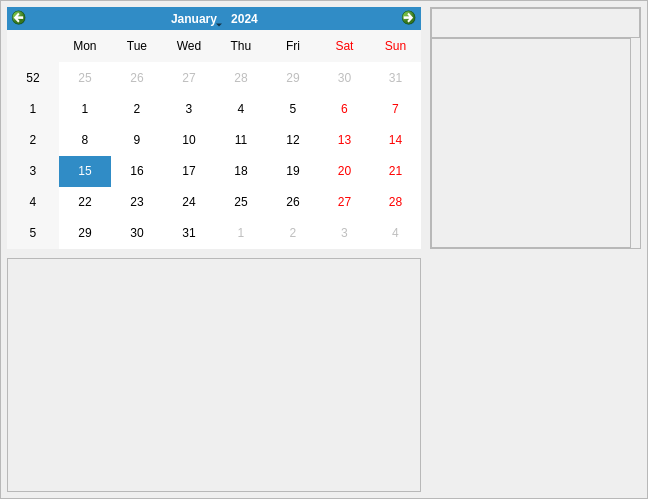
                  <widget class="QWidget" name="Inicio">
                   <layout class="QVBoxLayout" name="verticalLayout_7">
                    <property name="spacing">
                     <number>0</number>
                    </property>
                    <property name="leftMargin">
                     <number>0</number>
                    </property>
                    <property name="topMargin">
                     <number>0</number>
                    </property>
                    <property name="rightMargin">
                     <number>0</number>
                    </property>
                    <property name="bottomMargin">
                     <number>0</number>
                    </property>
                    <item>
                     <widget class="QFrame" name="frame_3">
                      <property name="frameShape">
                       <enum>QFrame::Shape::StyledPanel</enum>
                      </property>
                      <property name="frameShadow">
                       <enum>QFrame::Shadow::Raised</enum>
                      </property>
                      <layout class="QGridLayout" name="gridLayout">
                       <property name="leftMargin">
                        <number>6</number>
                       </property>
                       <property name="topMargin">
                        <number>6</number>
                       </property>
                       <property name="rightMargin">
                        <number>6</number>
                       </property>
                       <property name="bottomMargin">
                        <number>6</number>
                       </property>
                       <property name="spacing">
                        <number>9</number>
                       </property>
                       <item row="0" column="2">
                        <widget class="QFrame" name="frame_10">
                         <property name="styleSheet">
                          <string notr="true"/>
                         </property>
                         <property name="frameShape">
                          <enum>QFrame::Shape::StyledPanel</enum>
                         </property>
                         <property name="frameShadow">
                          <enum>QFrame::Shadow::Raised</enum>
                         </property>
                         <layout class="QGridLayout" name="gridLayout_2">
                          <property name="leftMargin">
                           <number>0</number>
                          </property>
                          <property name="topMargin">
                           <number>0</number>
                          </property>
                          <property name="rightMargin">
                           <number>0</number>
                          </property>
                          <property name="bottomMargin">
                           <number>0</number>
                          </property>
                          <property name="spacing">
                           <number>0</number>
                          </property>
                          <item row="0" column="0" colspan="2" alignment="Qt::AlignmentFlag::Qt::AlignmentFlag::AlignTop">
                           <widget class="QFrame" name="frame_15">
                            <property name="minimumSize">
                             <size>
                              <width>0</width>
                              <height>30</height>
                             </size>
                            </property>
                            <property name="maximumSize">
                             <size>
                              <width>16777215</width>
                              <height>20</height>
                             </size>
                            </property>
                            <property name="frameShape">
                             <enum>QFrame::Shape::StyledPanel</enum>
                            </property>
                            <property name="frameShadow">
                             <enum>QFrame::Shadow::Raised</enum>
                            </property>
                           </widget>
                          </item>
                          <item row="3" column="0" colspan="2">
                           <widget class="QFrame" name="frame_14">
                            <property name="minimumSize">
                             <size>
                              <width>200</width>
                              <height>210</height>
                             </size>
                            </property>
                            <property name="maximumSize">
                             <size>
                              <width>200</width>
                              <height>210</height>
                             </size>
                            </property>
                            <property name="frameShape">
                             <enum>QFrame::Shape::StyledPanel</enum>
                            </property>
                            <property name="frameShadow">
                             <enum>QFrame::Shadow::Raised</enum>
                            </property>
                            <widget class="QLabel" name="label_8">
                             <property name="geometry">
                              <rect>
                               <x>0</x>
                               <y>-1</y>
                               <width>200</width>
                               <height>211</height>
                              </rect>
                             </property>
                             <property name="sizeIncrement">
                              <size>
                               <width>20</width>
                               <height>20</height>
                              </size>
                             </property>
                             <property name="text">
                              <string/>
                             </property>
                             <property name="pixmap">
                              <pixmap resource="test.qrc">:/prefijoNuevo/Captura estadisticas estado de las tareas.jpeg</pixmap>
                             </property>
                             <property name="scaledContents">
                              <bool>true</bool>
                             </property>
                             <property name="alignment">
                              <set>Qt::AlignmentFlag::AlignCenter</set>
                             </property>
                             <property name="wordWrap">
                              <bool>true</bool>
                             </property>
                            </widget>
                           </widget>
                          </item>
                         </layout>
                        </widget>
                       </item>
                       <item row="0" column="0" colspan="2">
                        <widget class="QFrame" name="frame_8">
                         <property name="styleSheet">
                          <string notr="true"/>
                         </property>
                         <property name="frameShape">
                          <enum>QFrame::Shape::NoFrame</enum>
                         </property>
                         <property name="frameShadow">
                          <enum>QFrame::Shadow::Raised</enum>
                         </property>
                         <layout class="QVBoxLayout" name="verticalLayout_4">
                          <property name="spacing">
                           <number>0</number>
                          </property>
                          <property name="leftMargin">
                           <number>0</number>
                          </property>
                          <property name="topMargin">
                           <number>0</number>
                          </property>
                          <property name="rightMargin">
                           <number>0</number>
                          </property>
                          <property name="bottomMargin">
                           <number>0</number>
                          </property>
                          <item>
                           <widget class="QCalendarWidget" name="calendarWidget"/>
                          </item>
                         </layout>
                        </widget>
                       </item>
                       <item row="2" column="2">
                        <widget class="QFrame" name="frame_9">
                         <property name="styleSheet">
                          <string notr="true"/>
                         </property>
                         <property name="frameShape">
                          <enum>QFrame::Shape::NoFrame</enum>
                         </property>
                         <property name="frameShadow">
                          <enum>QFrame::Shadow::Raised</enum>
                         </property>
                         <layout class="QVBoxLayout" name="verticalLayout_11">
                          <property name="spacing">
                           <number>0</number>
                          </property>
                          <property name="topMargin">
                           <number>0</number>
                          </property>
                          <property name="rightMargin">
                           <number>0</number>
                          </property>
                          <property name="bottomMargin">
                           <number>0</number>
                          </property>
                          <item>
                           <widget class="QLabel" name="label_9">
                            <property name="enabled">
                             <bool>true</bool>
                            </property>
                            <property name="minimumSize">
                             <size>
                              <width>202</width>
                              <height>234</height>
                             </size>
                            </property>
                            <property name="baseSize">
                             <size>
                              <width>203</width>
                              <height>234</height>
                             </size>
                            </property>
                            <property name="text">
                             <string/>
                            </property>
                            <property name="pixmap">
                             <pixmap resource="test.qrc">:/prefijoNuevo/Lista captura.jpeg</pixmap>
                            </property>
                            <property name="scaledContents">
                             <bool>true</bool>
                            </property>
                            <property name="alignment">
                             <set>Qt::AlignmentFlag::AlignCenter</set>
                            </property>
                            <property name="indent">
                             <number>0</number>
                            </property>
                           </widget>
                          </item>
                         </layout>
                        </widget>
                       </item>
                       <item row="2" column="0" colspan="2">
                        <widget class="QFrame" name="frame_11">
                         <property name="styleSheet">
                          <string notr="true"/>
                         </property>
                         <property name="frameShape">
                          <enum>QFrame::Shape::StyledPanel</enum>
                         </property>
                         <property name="frameShadow">
                          <enum>QFrame::Shadow::Raised</enum>
                         </property>
                         <layout class="QVBoxLayout" name="verticalLayout_10">
                          <property name="spacing">
                           <number>0</number>
                          </property>
                          <property name="leftMargin">
                           <number>0</number>
                          </property>
                          <property name="topMargin">
                           <number>0</number>
                          </property>
                          <property name="rightMargin">
                           <number>0</number>
                          </property>
                          <property name="bottomMargin">
                           <number>0</number>
                          </property>
                          <item>
                           <widget class="QLabel" name="label_3">
                            <property name="minimumSize">
                             <size>
                              <width>412</width>
                              <height>232</height>
                             </size>
                            </property>
                            <property name="maximumSize">
                             <size>
                              <width>16777215</width>
                              <height>16777215</height>
                             </size>
                            </property>
                            <property name="sizeIncrement">
                             <size>
                              <width>10</width>
                              <height>10</height>
                             </size>
                            </property>
                            <property name="baseSize">
                             <size>
                              <width>412</width>
                              <height>232</height>
                             </size>
                            </property>
                            <property name="text">
                             <string/>
                            </property>
                            <property name="pixmap">
                             <pixmap resource="test.qrc">:/prefijoNuevo/Captura estaditicas de progreso.jpeg</pixmap>
                            </property>
                            <property name="scaledContents">
                             <bool>true</bool>
                            </property>
                           </widget>
                          </item>
                         </layout>
                        </widget>
                       </item>
                      </layout>
                     </widget>
                    </item>
                   </layout>
                  </widget>
